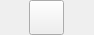
<?xml version="1.0" encoding="UTF-8"?>
<ui version="4.0">
 <class>SdMessage</class>
 <widget class="QWidget" name="SdMessage">
  <property name="geometry">
   <rect>
    <x>0</x>
    <y>0</y>
    <width>94</width>
    <height>35</height>
   </rect>
  </property>
  <property name="sizePolicy">
   <sizepolicy hsizetype="Minimum" vsizetype="Minimum">
    <horstretch>0</horstretch>
    <verstretch>0</verstretch>
   </sizepolicy>
  </property>
  <property name="minimumSize">
   <size>
    <width>35</width>
    <height>35</height>
   </size>
  </property>
  <property name="maximumSize">
   <size>
    <width>94</width>
    <height>35</height>
   </size>
  </property>
  <property name="windowTitle">
   <string>Form</string>
  </property>
  <layout class="QVBoxLayout" name="verticalLayout">
   <property name="spacing">
    <number>0</number>
   </property>
   <property name="leftMargin">
    <number>0</number>
   </property>
   <property name="topMargin">
    <number>0</number>
   </property>
   <property name="rightMargin">
    <number>0</number>
   </property>
   <property name="bottomMargin">
    <number>0</number>
   </property>
   <item alignment="Qt::AlignHCenter|Qt::AlignVCenter">
    <widget class="QToolButton" name="sd_button">
     <property name="minimumSize">
      <size>
       <width>35</width>
       <height>35</height>
      </size>
     </property>
     <property name="styleSheet">
      <string notr="true">:active {
	border-image: url(:/sd/assets/buttons/sd/photoshop/sd_normal.png);
}

:closed {
	border-image: url(:/sd/assets/buttons/sd/photoshop/sd_normal.png);
}

:hover {
	border-image: url(:/sd/assets/buttons/sd/photoshop/sd_hover.png);
}

:pressed {
	border-image: url(:/sd/assets/buttons/sd/photoshop/sd_pressed.png);
}</string>
     </property>
     <property name="text">
      <string/>
     </property>
     <property name="popupMode">
      <enum>QToolButton::InstantPopup</enum>
     </property>
     <property name="toolButtonStyle">
      <enum>Qt::ToolButtonFollowStyle</enum>
     </property>
     <property name="autoRaise">
      <bool>false</bool>
     </property>
     <property name="arrowType">
      <enum>Qt::NoArrow</enum>
     </property>
    </widget>
   </item>
  </layout>
 </widget>
 <resources>
  <include location="../resources/buttons.qrc"/>
 </resources>
 <connections/>
</ui>
